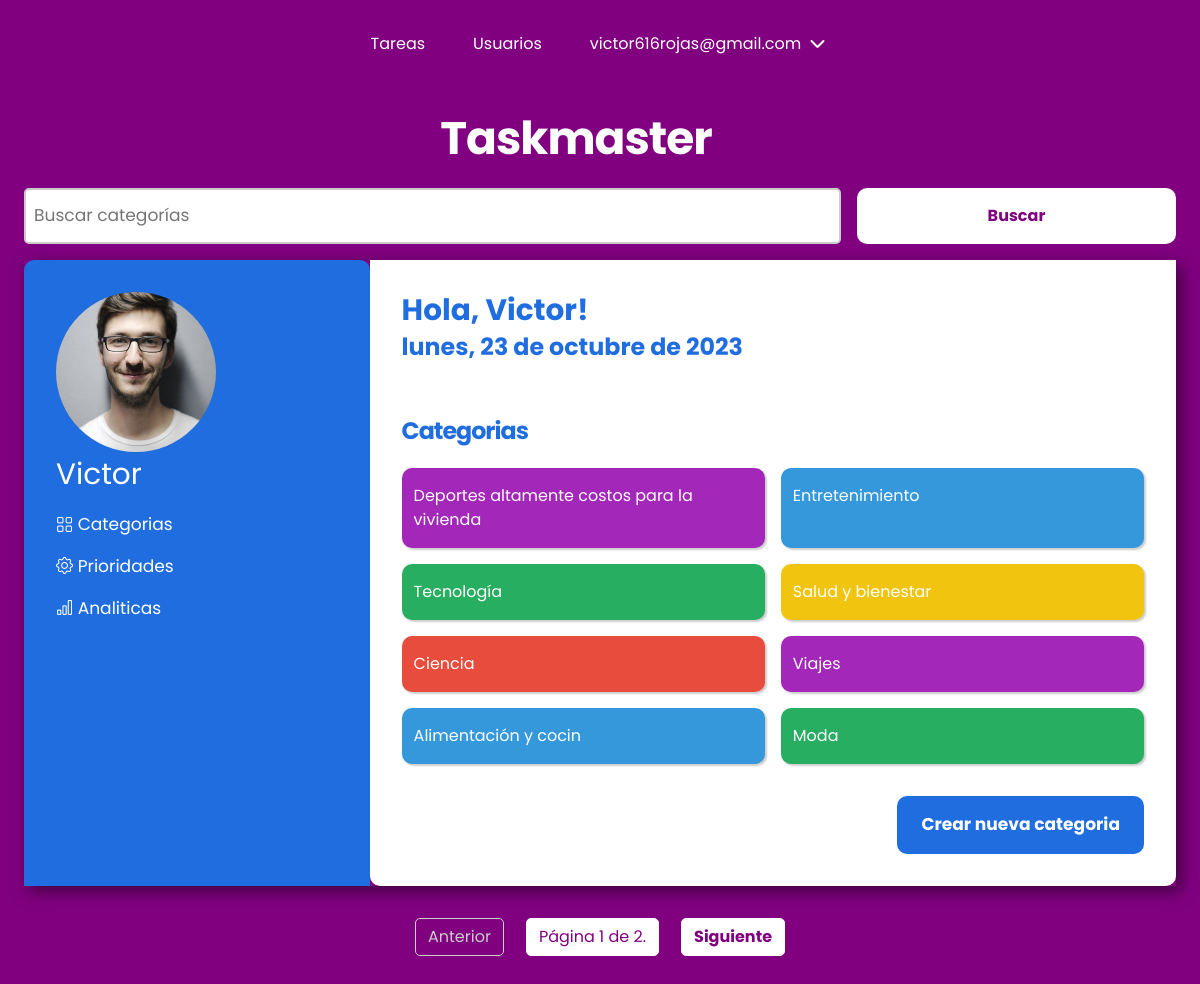
/todo_task/categories/ (signed in), run on an earlier commit of the app's database.
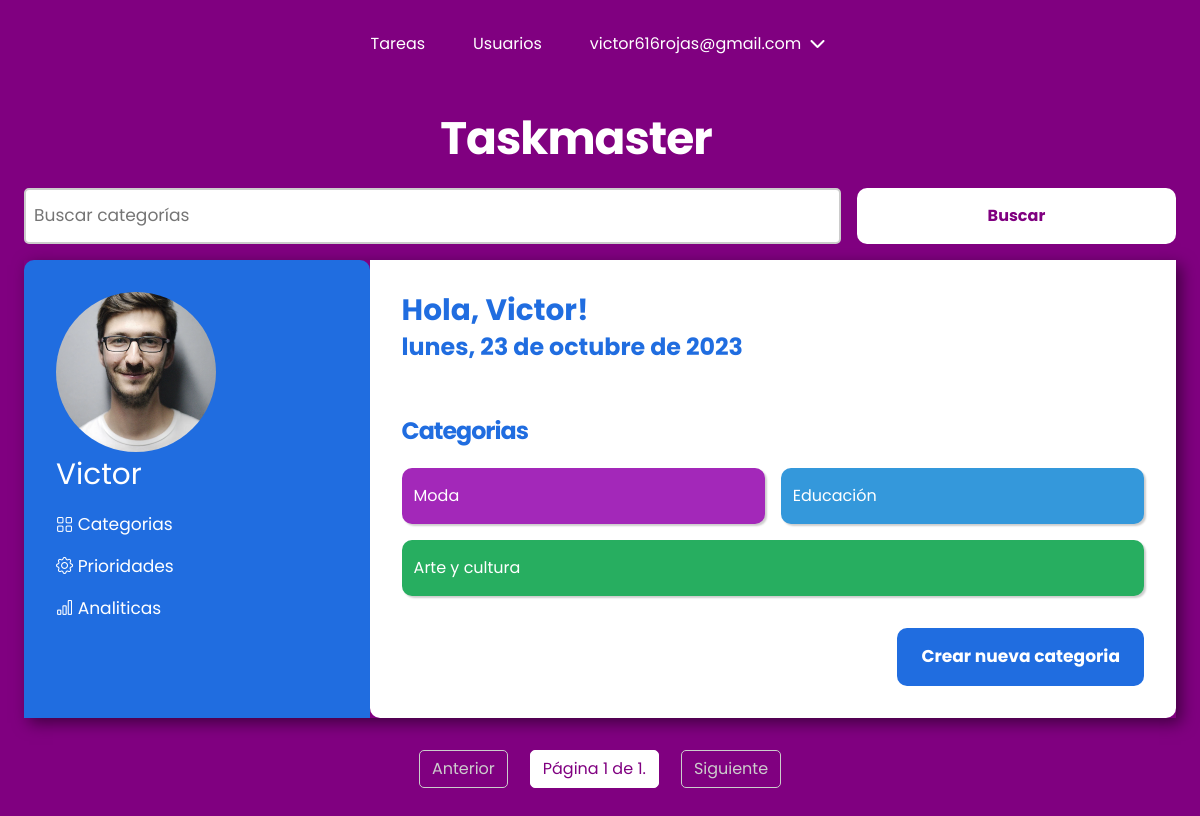
And on a later commit of the database.
### todo_task/models.py (models this page shows, shortened)
class Label(models.Model):
    name = models.CharField(max_length=50)
    created = models.DateTimeField(auto_now_add=True)
    user = models.ForeignKey(
        CustomUser, on_delete=models.CASCADE, related_name="categories"
    )
    class Meta:
        ordering = ["-created"]

### todo_task/views.py (the view)
# urls.py: path("categories/", views.list_categories, name="category-list"),
@login_required(login_url="/users/login/")
def list_categories(request):
    fecha_actual = datetime.now()
    categories = Label.objects.filter(user=request.user).order_by("created")
    query = request.GET.get("q", "")
    if query:
        categories = categories.filter(name__startswith=query)
    page_number = request.GET.get("page", 1)  # Valor predeterminado es 1
    paginator = Paginator(categories, 8)
    try:
        paginator_data = paginator.page(page_number)
    except PageNotAnInteger:
        paginator_data = paginator.page(1)
    except EmptyPage:
        paginator_data = paginator.page(paginator.num_pages)
    context = {
        "paginator_data": paginator_data,
        "fecha_actual": fecha_actual,
        "query": query,
        "placeholder": "Buscar categorías",
    }
    return render(request, "todo_task/categories/list.html", context)

### todo_task/templates/todo_task/categories/list.html
{% extends "container.html" %}
{% block search-form %}
{% include 'search_form.html' with query=query placeholder=placeholder %}
{% endblock %}
{% block section-fragment %}
<section class="content-section">
    <h1 class="fs-3">Categorias</h1>
    <ul class="content-list">
        {% for categoria in paginator_data %}
        <li class="content-item">
            <a href="{% url 'category-detail' categoria.id %}">{{ categoria.name }}</a>
        </li>
        {% endfor %}
    </ul>
</section>
<section class="second-section">
    <div class="item-creation fs-1">
        <a href="{% url 'category-create' %}">Crear nueva categoria</a>
    </div>
</section>
{% endblock %}
{% block pagination %}
{% include 'pagination.html' %}
{% endblock %}

What changed in the data, as far as the page shows it:
removed Label: name "Deportes altamente costos para la vivienda"
removed Label: name "Entretenimiento"
removed Label: name "Tecnología"
removed Label: name "Salud y bienestar"
removed Label: name "Ciencia"
removed Label: name "Viajes"
removed Label: name "Alimentación y cocin"
now on this page (row unchanged): Label: name "Educación"
now on this page (row unchanged): Label: name "Arte y cultura"
Also different on the page:
{{ paginator_data.paginator.num_pages }}: "2" → "1"
